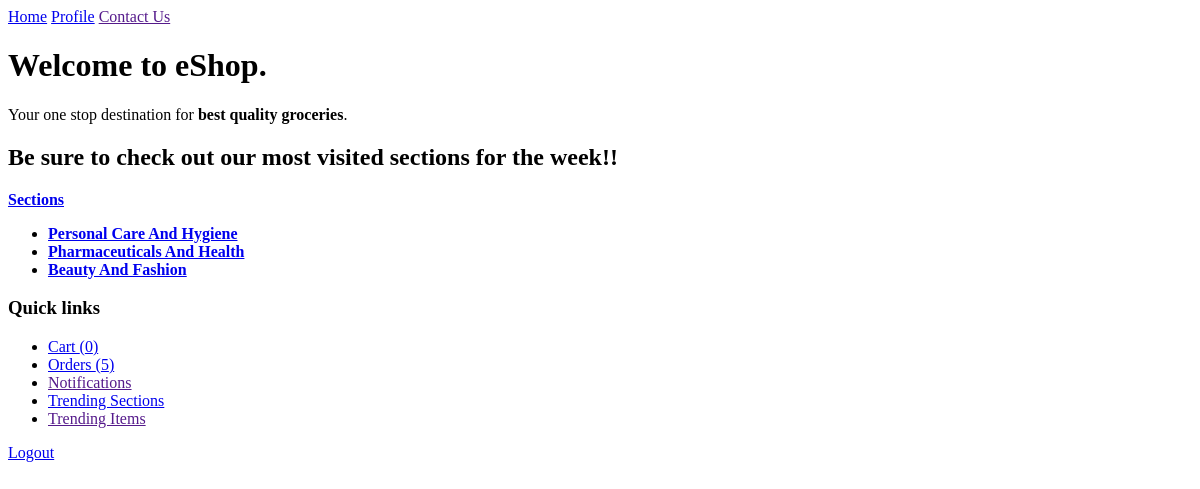
The page / (signed in) on the database as committed earlier.
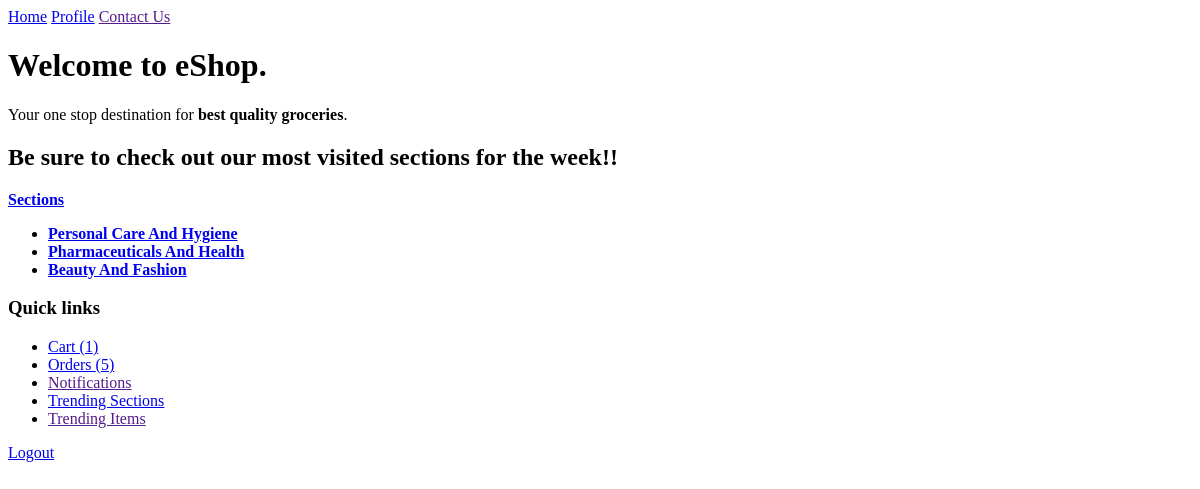
The same page on the database as committed later.
### login/models/usermodel.py (models this page shows, shortened)
class User(AbstractBaseUser):
    first_name = models.CharField(
        max_length = 40,
        default="first name",
    )
    last_name = models.CharField(
        max_length=40,
        default="last name",
    )
    email = models.EmailField(
        max_length=40,
        unique=True,
        verbose_name = "email address",
        default="useremail@mail.com",
    )
    date_of_birth = models.DateField(default=date.today)
    about_user = models.TextField(
        max_length=300,
        blank=True,
    )
    country_of_residence = models.CharField(
        max_length=100,
        blank=True,
        )
    state_of_residence = models.CharField(
        max_length=100,
        blank=True,
        )
    city_of_residence = models.CharField(
        max_length=100,
        blank=True,
        )
    street_address = models.TextField(
        max_length=300,
        blank=True,
        )
    is_active = models.BooleanField(default=True)
    is_admin = models.BooleanField(default=False)
    users = UserManager()
    profile_photo = models.ImageField(
        upload_to="profile_photos/",
        blank=True,
    )
    USERNAME_FIELD = "email"
    EMAIL_FIELD = "email"
    REQUIRED_FIELDS = [
        "date_of_birth",
        "first_name",
        "last_name",
        ]

### user_profile/models/cartmodel.py (models this page shows, shortened)
class Cart(models.Model):
    user = models.OneToOneField(
        User,
        on_delete=models.CASCADE,
    )
    items = models.ManyToManyField(
        Item,
    )
    carts = models.Manager()

### eShop/views/homeview.py (the view)
# urls.py: path('', views.HomePageView.as_view(), name='home'),
@method_decorator(login_not_required, name="dispatch")
class HomePageView(TemplateView):
    template_name = 'eShop/homeview.html'
    def get_context_data(self, **kwargs):
        context = super().get_context_data(**kwargs)
        context['sections'] = Section.sections.all()
        return context

### user_profile/models/ordermodel.py (called while the page is built)
    def pending(self):
        return self.filter(is_pending=True)

    def get_queryset(self):
        return OrderQuerySet(self.model, using=self._db)

    def pending(self):
        return self.get_queryset().pending()

### eShop/templates/eShop/homeview.html (shortened to what this page needs)
{% extends "baseview.html" %}
    {% block BASE_SECTION_CONTENT %}
        <h1>Welcome to eShop.</h1>
        <p>
            Your one stop destination for <b>best quality groceries</b>.
        </p>
        <h2>Be sure to check out our most visited sections for the week!!</h2>
        <p>
            <b>
                <a href="{% url 'store:index' %}">Sections</a>
            </b>
        </p>
        <ul>
            {% for section in sections %}
            <li>
                <a href="{% url 'store:section' section.description %}"><b>{{section.description|title}}</b></a>
            </li>
            {% endfor %}
        </ul>
    {% endblock BASE_SECTION_CONTENT %}

### eShop/templates/baseview.html (shortened to what this page needs)
<!DOCTYPE html>
<html lang="en">
<head>
</head>
<body>
    <div class="topnav">
        {% block NAV_BAR %}
        <a class="active" href="{% url 'home' %}">Home</a>
        {% if user.pk != None %}
        <a href="{% url 'profile:index' %}">Profile</a>
        {% else %}
        <a href="{% url 'login:login' %}">Login</a>
        {% endif %}
        <a href="">Contact Us</a>
        {% endblock NAV_BAR %}
    </div>
    <div id="base_section_content">
        {% block BASE_SECTION_CONTENT %}{% endblock BASE_SECTION_CONTENT %}
    </div>
    <div id="sidebar">
        {% block SIDEBAR %}
        <h3>
            <b>Quick links</b>
        </h3>
            <ul>
                {% if user.pk != None %}
                <li>
                    <a href="{% url 'profile:cart' %}">Cart
                        {% if user.cart.items %}
                        ({{user.cart.items.count}})
                        {% else %}
                        (0)
                        {% endif %}
                    </a>
                </li>
                <li>
                    <a href="{% url 'profile:orders' %}">Orders
                        {% if user.order_set.pending %}
                        ({{user.order_set.pending.count}})
                        {% else %}
                        (0)
                        {% endif %}
                    </a>
                </li>
                <li>
                    <a href="">Notifications</a>
                </li>
                {% endif %}
                <li>
                    <a href="{% url 'store:trending' %}">Trending Sections</a>
                </li>
                <li>
                    <a href="">Trending Items</a>
                </li>
            </ul>
        {% endblock SIDEBAR %}
    </div>
    <div id="logout_area">
        {% block LOGOUT_AREA %}
        {% if user.pk != None %}
        <a href="{% url 'login:logout' %}">Logout</a>
        {% endif %}
        {% endblock LOGOUT_AREA %}
    </div>
</body>
</html>

Rows that differ between the two databases and show on the page:
changed User: cart.items.count "0" → "1"
